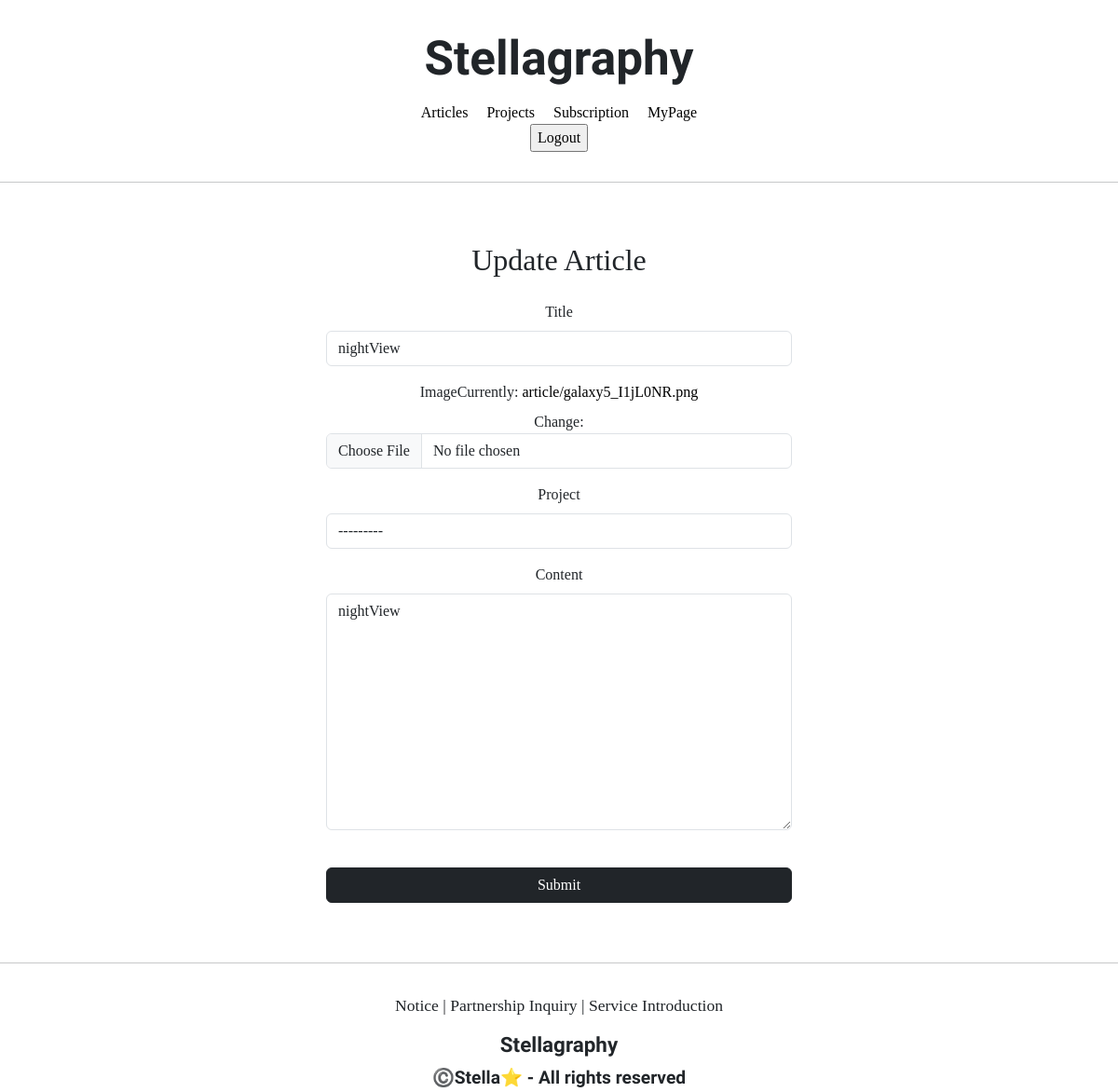
The app's page /articles/update/44 (signed in), older data.
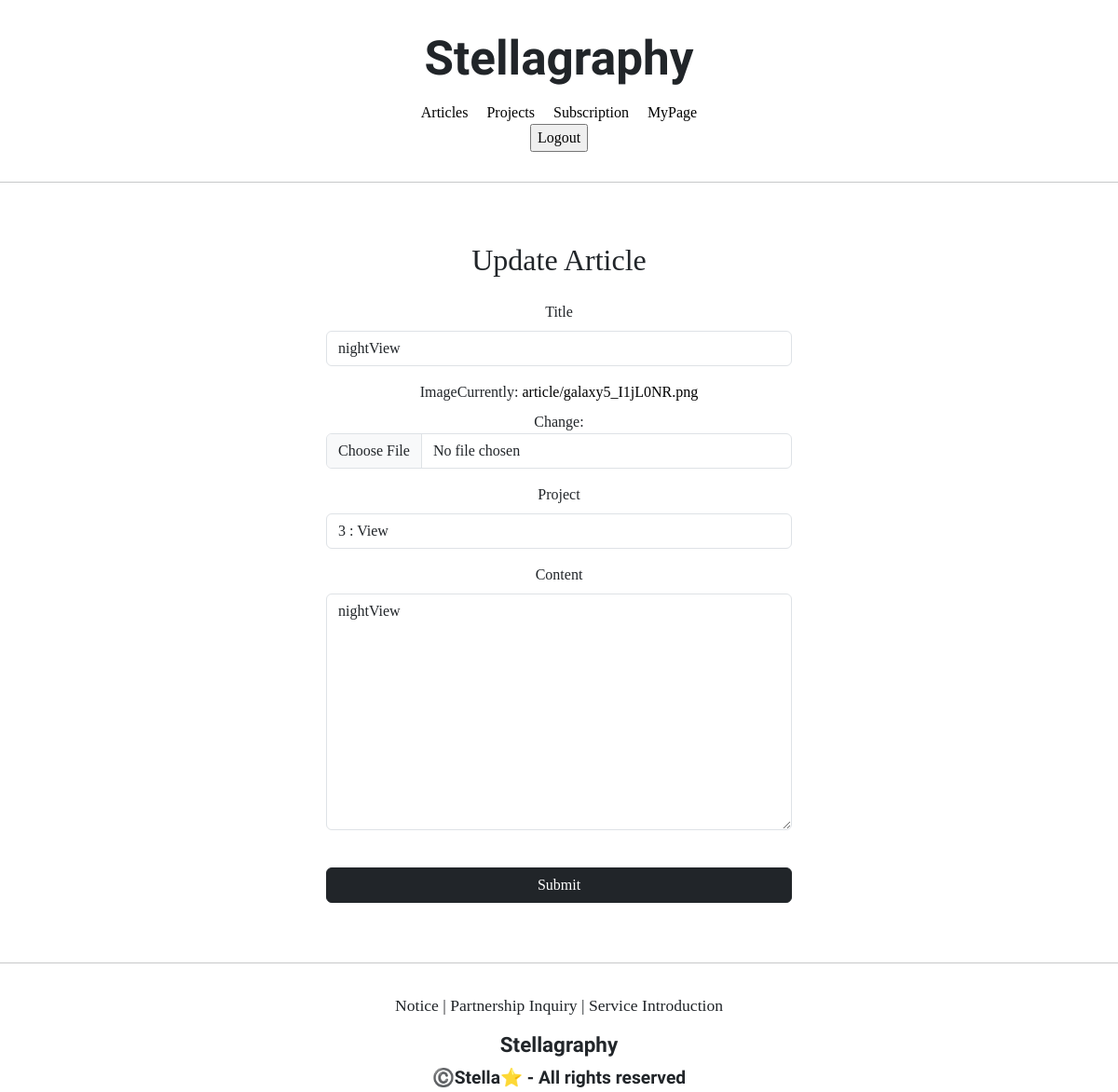
The same page, newer data.
### articleapp/models.py (models this page shows)
class Article(models.Model):
    writer = models.ForeignKey(User, on_delete=models.SET_NULL, related_name='article', null=True)
    project = models.ForeignKey(Project, on_delete=models.SET_NULL, related_name='article', null=True)
    title = models.CharField(max_length=200, null=True)
    image = models.ImageField(upload_to='article/', null=False)
    content = models.TextField(null=True)
    created_at = models.DateField(auto_now_add=True, null=True)

### projectapp/models.py (models this page shows)
class Project(models.Model):
    image = models.ImageField(upload_to='project/', null=False)
    title = models.CharField(max_length=20, null=False)
    description = models.CharField(max_length=200, null=True)
    created_at = models.DateTimeField(auto_now=True)
    def __str__(self):
        return f'{self.pk} : {self.title}'

### articleapp/views.py (the view, shortened to what this page needs)
# urls.py: path('update/<int:pk>', ArticleUpdateView.as_view(), name='update'),
@method_decorator(article_ownership_required, 'get')
@method_decorator(article_ownership_required, 'post')
class ArticleUpdateView(UpdateView):
    model = Article
    context_object_name = 'target_article'
    form_class = ArticleCreationForm
    template_name = 'articleapp/update.html'

### articleapp/forms.py
class ArticleCreationForm(ModelForm):
    content = forms.CharField(widget=forms.Textarea(attrs={'class': 'editable' 'text-left',
                                                           'style': 'height: auto;'}))
    project = forms.ModelChoiceField(queryset=Project.objects.all(), required=False)
    class Meta:
        model = Article
        fields = ['title', 'image', 'project', 'content']

### articleapp/templates/articleapp/update.html (shortened to what this page needs)
{% extends 'base.html' %}
{% load bootstrap4 %}
{% block content %}
<link rel="stylesheet" href="//cdn.jsdelivr.net/npm/medium-editor@5.23.2/dist/css/medium-editor.min.css" type="text/css" media="screen" charset="utf-8">
    <div style="text-align: center; max-width: 500px; margin: 4rem auto">
        <div class="mb-4">
            <h2>Update Article</h2>
        </div>
        <form action="{% url 'articleapp:update' pk=target_article.pk %}" method="post" enctype="multipart/form-data">
            {% bootstrap_form form %}
            <input type="submit" class="btn btn-dark square-pill col-12 mt-4">
        </form>
    </div>
{% endblock %}

### templates/base.html
<!DOCTYPE html>
<html lang="en">
{% include 'head.html' %}
<body style="font-family: 'NanumSquareR';">
    {% include 'header.html' %}
    <hr>
    {% block content %}
    {% endblock %}
    <hr>
    {% include 'footer.html' %}
</body>
</html>

### templates/head.html (shortened to what this page needs)
{% load static %}
<head>
    <link href="https://cdn.jsdelivr.net/npm/bootstrap@5.3.3/dist/css/bootstrap.min.css" rel="stylesheet">
    <link rel="stylesheet" type="text/css" href="{% static 'base.css' %}">
</head>

### templates/header.html (shortened to what this page needs)
    <div class="stellagraphy_header">
        <div>
            <h1 class="stellagraphy_logo_header">Stellagraphy</h1>
        </div>
        <div class="stellagraphy_header_navbar">
            <a href="{% url 'articleapp:list' %}" class="stellagraphy_header_nav">
                <span>Articles</span>
            </a>
            <a href="{% url 'projectapp:list' %}" class="stellagraphy_header_nav">
                <span>Projects</span>
            </a>
            <a href="{% url 'subscribeapp:list' %}" class="stellagraphy_header_nav">
                <span>Subscription</span>
            </a>
            {% if not user.is_authenticated %}
            <a href="{% url 'accountapp:login' %}?next={{ request.path }}" class="stellagraphy_header_nav">
                <span>Login</span>
            </a>
            <a href="{% url 'accountapp:create' %}" class="stellagraphy_header_nav">
                <span> Sign Up</span>
            </a>
            {% else %}
            <a href="{% url 'accountapp:detail' pk=user.pk %}" class="stellagraphy_header_nav">
                <span>MyPage</span>
            </a>
            <form method="post" action="{% url 'accountapp:logout' %}?next={{ request.path }}" class="stellagraphy_header_nav">
                <input type="submit" value="Logout">
            </form>
            {% endif %}
        </div>
    </div>

### templates/footer.html
    <div class="stellagraphy_footer">
        <div class="stellagraphy_footer_button" >
            <span>Notice    |</span>
            <span>Partnership Inquiry     |</span>
            <span>Service Introduction</span>
        </div>
        <div style="margin-top: 1rem;">
            <h6 class="stellagraphy_logo_footer">Stellagraphy</h6>
        </div>
        <div class="stellagraphy_right_footer">©️Stella⭐ - All rights reserved</div>
    </div>

### static/base.css (style rules this page uses)
.stellagraphy_logo_header { font-family: 'Sedan', serif; font-weight: bold; font-size: 3.2rem; }
.stellagraphy_logo_footer { font-family: 'Sedan', serif; font-weight: bold; font-size: 1.4rem; }
.stellagraphy_footer_button { font-size: 1.1rem; }
.stellagraphy_footer { text-align: center; margin-top: 2rem; }
.stellagraphy_right_footer { font-family: 'Sedan', serif; font-weight: bold; font-size: 1.2rem; }
.stellagraphy_header { text-align: center; margin: 2rem 0; }
.stellagraphy_header_navbar { margin: 1rem 0; }
.stellagraphy_header_nav { margin: 0 0.5rem; }
a { color: black; text-decoration: none; }

Row changes from the older to the newer data that the page shows:
changed Article "nightView": project "---------" → "3 : View"
